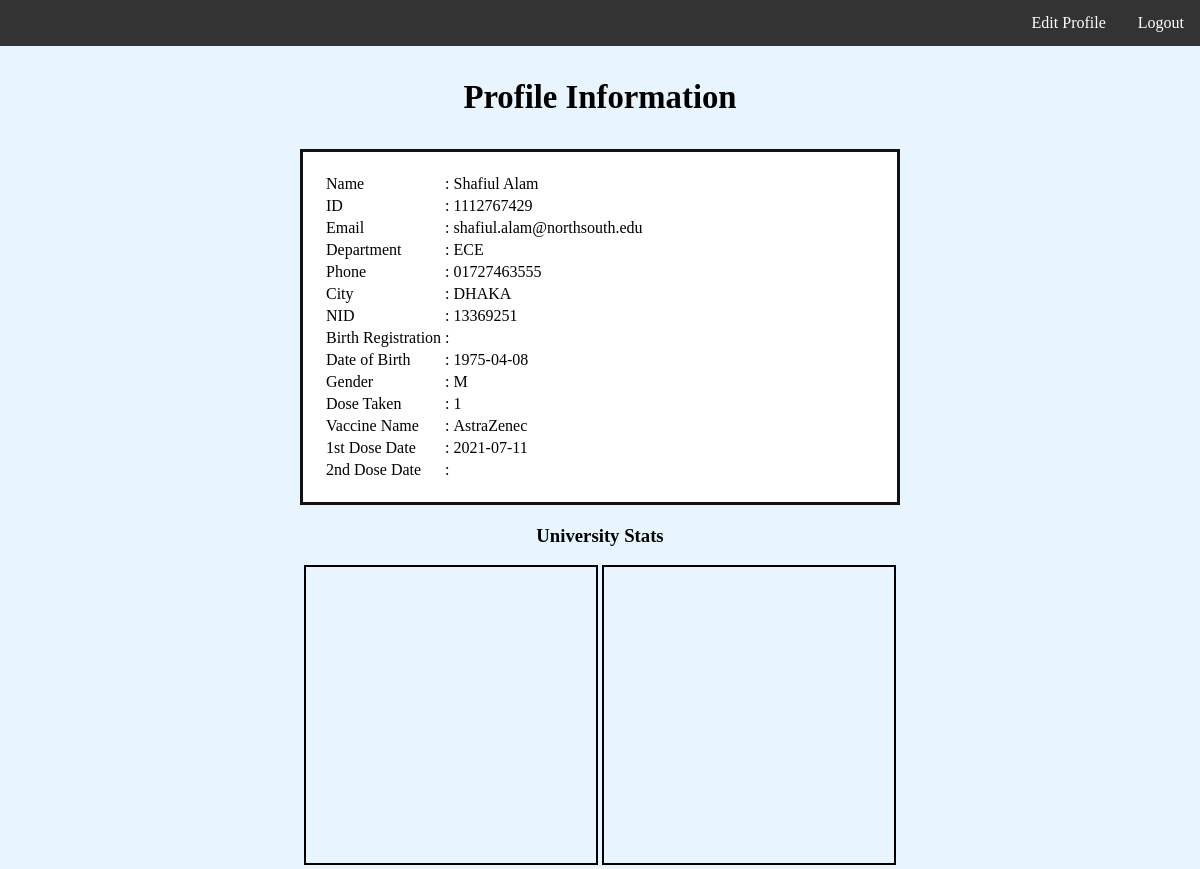
The page /profile.php (signed in) on the database its author committed.
### tables this page shows
CREATE TABLE `staff` (
  `staffId` bigint(10) NOT NULL,
  `dno` int(5) DEFAULT NULL,
  `vaxId` int(5) DEFAULT 0,
  `designationId` int(5) DEFAULT 0,
  `doseTaken` int(1) DEFAULT 0,
  `firstDose` date DEFAULT NULL,
  `secondDose` date DEFAULT NULL,
  `password` varchar(10) NOT NULL,
  `name` varchar(40) NOT NULL,
  `nsuMail` varchar(40) NOT NULL,
  `phone` varchar(11) DEFAULT NULL,
  `city` varchar(10) DEFAULT NULL,
  `NID` varchar(16) DEFAULT NULL,
  `DOB` date DEFAULT NULL,
  `birthRegNo` varchar(16) DEFAULT NULL,
  `gender` varchar(1) NOT NULL
);

CREATE TABLE `department` (
  `dno` int(5) NOT NULL,
  `dname` varchar(20) DEFAULT NULL
);

CREATE TABLE `vax` (
  `vaxId` int(5) NOT NULL,
  `vaxName` varchar(20) NOT NULL,
  `companyId` int(5) DEFAULT NULL
);

### connectionsingleton.php (called while the page is built, shortened)
<?php
    class connectionSingleton {
        private static $con = null;
        private function __construct(){
            self::$con = new mysqli("localhost", "root", "", "nsuvax");
        }
        public static function getConnection(){
            return self::$con;
        }
    }
?>

### dbmanager.php (called while the page is built, shortened)
<?php
    require_once('connectionsingleton.php');
    class dbmanager{
        private $con = null;
        public function __construct(){
            $this->con = connectionSingleton::getConnection();
        }
        function getStaffProfile($id){
            $qry = "SELECT name,deName AS 'designation',d.dname AS 'dept',staffId,nsuMail,doseTaken,firstDose,secondDose,v.vaxName,phone,city,NID,DOB,birthRegNo,gender
                    FROM staff s
                    JOIN department d
                    ON(s.dno=d.dno)
                    JOIN designation de
                    ON(s.designationId=de.designationId)
                    JOIN vax v
                    ON(s.vaxId=v.vaxId)
                    WHERE staffId = $id";
            $result = $this->con->query($qry);
            $row = $result->fetch_assoc();
            return $row;
        }
    }
?>

### profile.php (the view, shortened to what this page needs)
<?php
    require_once("dbmanager.php");
    $db = new dbmanager();
    $sp = null;
    if($_SESSION['userType'] === 'student'){
        $sp = $db->getStudentProfile($_SESSION['id']);
    }else{
        $sp = $db->getStaffProfile($_SESSION['id']);
    }
?>
<html>
    <head>
        <link rel="stylesheet" href="./CSS/profile.css">
    </head>
    <body>
        <ul>
            <li class="right-li"><a id="logout">Logout</a></li>
            <li class="right-li"><a href="updateprofile.php">Edit Profile</a></li>
        </ul>
        <div class="main">
            <h3>Profile Information</h3>
            <div class="card">
                <table>
                    <tbody>
                        <tr>
                            <td>Name</td>
                            <td>:</td>
                            <td><?php echo $sp['name'];?></td>
                        </tr>
                        <tr>
                            <td>ID</td>
                            <td>:</td>
                            <td>
                                <?php
                                    if($_SESSION['userType'] === 'student'){
                                        echo $sp['nsuId'];
                                    }else{
                                        echo $sp['staffId'];
                                    }
                                ?>
                            </td>
                        </tr>
                        <tr>
                            <td>Email</td>
                            <td>:</td>
                            <td><?php echo $sp['nsuMail'];?></td>
                        </tr>
                        <tr>
                            <td>Department</td>
                            <td>:</td>
                            <td><?php echo $sp['dept'];?></td>
                        </tr>
                        <tr>
                            <td>Phone</td>
                            <td>:</td>
                            <td><?php echo $sp['phone'];?></td>
                        </tr>
                        <tr>
                            <td>City</td>
                            <td>:</td>
                            <td><?php echo $sp['city'];?></td>
                        </tr>
                        <tr>
                            <td>NID</td>
                            <td>:</td>
                            <td><?php echo $sp['NID'];?></td>
                        </tr>
                        <tr>
                            <td>Birth Registration</td>
                            <td>:</td>
                            <td><?php echo $sp['birthRegNo'];?></td>
                        </tr>
                        <tr>
                            <td>Date of Birth</td>
                            <td>:</td>
                            <td><?php echo $sp['DOB'];?></td>
                        </tr>
                        <tr>
                            <td>Gender</td>
                            <td>:</td>
                            <td><?php echo $sp['gender'];?></td>
                        </tr>
                        <tr>
                            <td>Dose Taken</td>
                            <td>:</td>
                            <td><?php echo $sp['doseTaken'];?></td>
                        </tr>
                        <tr>
                            <td>Vaccine Name</td>
                            <td>:</td>
                            <td><?php echo $sp['vaxName'];?></td>
                        </tr>
                        <tr>
                            <td>1st Dose Date</td>
                            <td>:</td>
                            <td><?php echo $sp['firstDose'];?></td>
                        </tr>
                        <tr>
                            <td>2nd Dose Date</td>
                            <td>:</td>
                            <td><?php echo $sp['secondDose'];?></td>
                        </tr>
                    </tbody>
                </table>
            </div>
        </div>
        <h3 align="center">University Stats</h3>
        <div id="piechart">
            <div id="piechart1"></div>
            <div id="piechart2"></div>
        </div>
    </body>
</html>

### CSS/profile.css (style rules this page uses)
body { margin:0; padding:0; background-color: #e8f5ff; }
ul { list-style-type: none; margin: 0; padding: 0; overflow: hidden; background-color: #333; }
.right-li { float: right; }
li a { display: block; color: white; text-align: center; padding: 14px 16px; text-decoration: none; }
.main { margin: 0 auto; margin-top: 2%; font-size: 28px; padding: 0 10px; width: 50%; text-align: center; }
.main .card { background-color: #fff; border: solid #111; height: auto; margin-bottom: 20px; padding: 20px 0 20px 20px; }
#piechart { margin: 0 auto; margin-top: 10px; width: 50%; text-align: center; }
#piechart1 { width: 49%; height: 300px; border: 2px solid black; box-sizing: border-box; display: inline-block; }
#piechart2 { width: 49%; height: 300px; border: 2px solid black; box-sizing: border-box; display: inline-block; }

### rows shown on the page
staff: name "Shafiul Alam", staffId "1112767429", nsuMail "shafiul.alam@northsouth.edu", dno.dname "ECE", phone "01727463555", city "DHAKA", NID "13369251", DOB "1975-04-08", gender "M", doseTaken "1", vaxId.vaxName "AstraZenec", firstDose "2021-07-11"
